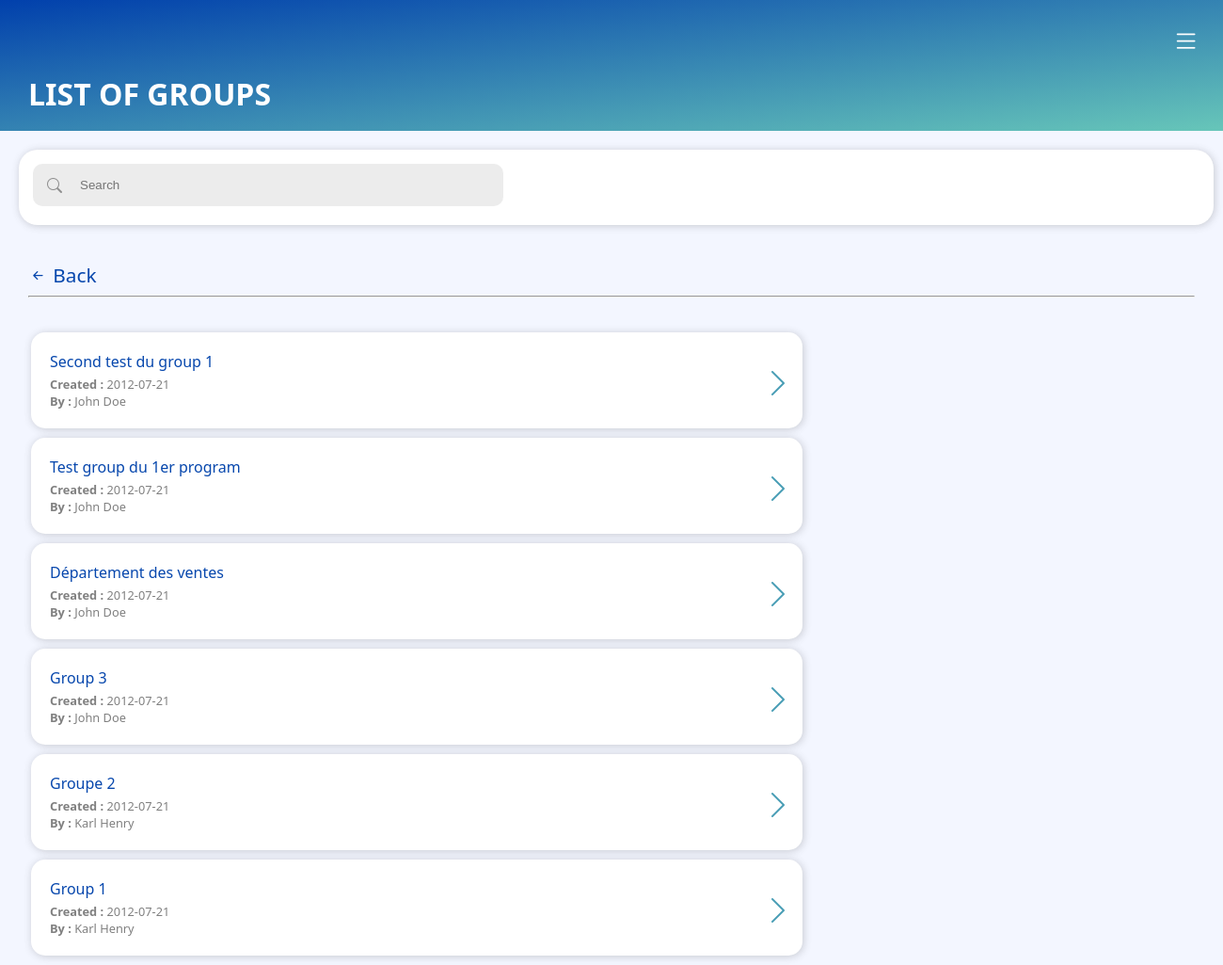
/View/list-group.php (signed in), run on the app's committed database.
### tables this page shows
CREATE TABLE `program` (
  `id_program` int(11) NOT NULL,
  `program_name` varchar(50) NOT NULL,
  `date_creation` date NOT NULL,
  `date_expiration` date NOT NULL,
  `description` varchar(100) NOT NULL,
  `image` varchar(100) NOT NULL,
  `code_entreprise` varchar(50) NOT NULL,
  `code_user` int(11) NOT NULL
);

CREATE TABLE `groupe` (
  `id_group` int(11) NOT NULL,
  `nom_groupe` varchar(50) NOT NULL,
  `description` varchar(100) NOT NULL,
  `date_creation` date NOT NULL,
  `date_expiration` date NOT NULL,
  `id_program` int(11) NOT NULL,
  `code_user` int(11) NOT NULL
);

CREATE TABLE `users` (
  `code_user` int(11) NOT NULL,
  `nom` varchar(50) NOT NULL,
  `prenom` varchar(50) NOT NULL,
  `email` varchar(50) NOT NULL,
  `password` varchar(255) NOT NULL,
  `adresse` varchar(100) NOT NULL,
  `telephone_1` varchar(20) NOT NULL,
  `telephone_2` varchar(20) NOT NULL,
  `code_entreprise` varchar(50) NOT NULL,
  `id_role` int(11) NOT NULL,
  `id_statut` int(11) NOT NULL
);

### View/list-group.php (the view, shortened to what this page needs)
<?php
include_once('../Model/connection.php');
?>
<!Doctype html>
<html>
<head>
    <link rel="stylesheet" href="css/style.css">
    <link rel="stylesheet" type="text/css" href="css/main.css">
    <link rel="stylesheet" href="https://cdn.jsdelivr.net/npm/bootstrap-icons@1.5.0/font/bootstrap-icons.css">
</head>
<body class="body">
    <div class="header-content">
        <div class="bullet-menu">
            <i class="bi bi-list"></i>
        </div>
        <?php
            echo '<div class="title">List of groups</div>';
        ?>
    </div>
    <div class="second-part-content">
        <div class="search">
            <div class="custom-container">
                <form action="" method="post" class="">
                    <i class="bi bi-search"></i>
                    <input type="text" name="searchAll" id="" placeholder="Search" class="search-main">
                </form>
            </div>
        </div>
    </div>
    <div class="third-part-content">
        <div class="container mt-3">
            <span class="title-page-list">
                <a href="index.php">
                    <i class="bi bi-arrow-left-short"></i> <span class="align-items"></span> Back
                </a>
                <hr>
            </span>
            <div class="list-content mt-3">
                <?php
                $query = "SELECT * FROM program, groupe, users WHERE program.id_program = groupe.id_program AND users.code_user = groupe.code_user ORDER BY groupe.id_group DESC";
                $result = $conn->query($query);
                if (mysqli_num_rows($result) > 0) {
                    while ($row = mysqli_fetch_assoc($result)) {
                        echo '<a href="group.php?group-details=' . $row["id_group"] . '" class="nav-link">
                            <div class="bg-white">
                                <div class="group-name-and-details">
                                    <div class="group-name">'.$row["nom_groupe"].'</div>
                                    <div class="group-details">
                                        <b>Created : </b>'.$row["date_creation"].' <br>
                                        <b>By : </b>'.$row["nom"]. ' ' .$row["prenom"].'</div>
                                    </div>
                                    <div class="more-details">
                                        <a href="group.php?group-details=' . $row["id_group"] . '"><i class="bi bi-chevron-right"></i></a>
                                    </div>
                            </div>
                        </a>';
                    }
                }
                ?>
            </div>
        </div>
    </div>
    <?php
        include_once("footer.php");
    ?>
</body>
</html>

### View/css/style.css (style rules this page uses)
:root { --background-color: #F3F6FF; --white: #FFF; --gray: rgba(128, 128, 128, 0.863); --primary: #0747AD; --secondary: #489DB5; --muted: #64BFB3; --bg-light-gray: rgb(252, 252, 252); }
.container { padding: 0 30px; }
a { text-decoration: none; }
body, .body { background-color: var(--background-color); padding: 0; margin: 0; font-family: 'Segoe UI', Tahoma, Geneva, Verdana, sans-serif; }
.header-content { background-image: linear-gradient(to bottom right, rgb(1, 64, 172), rgb(103, 198, 185)); height: auto; width: 100%; color: var(--white); padding: 18px 0; position: sticky; }
.bullet-menu { font-size: 1.8rem; float: right; margin: 5px 25px 0 0; }
.title, .subtitle { margin-left: 30px; }
.title { font-size: 2rem; font-weight: bold; margin-top: 60px; text-transform: uppercase; }
.second-part-content { margin: 20px; padding: 15px; height: 50px; width: 1240px; background-color: var(--white); box-shadow: 1px 1px 8px rgba(65, 65, 65, 0.247); border-radius: 20px; }
.custom-container { float: left; }
.bi-search { position: absolute; margin-top: 12px; margin-left: 15px; color: var(--gray) }
.search-main { height: 45px; width: 400px; background-color: rgba(206, 206, 206, 0.384); border-style: none; border-radius: 10px; padding: 0 50px; }
.nav-link { color:var(--white); text-decoration: none; }
.mt-3 { margin-top: 3%; }
.title-page-list a { color: var(--primary); font-weight: 500; font-size: 1.3rem; }
.list-content { padding: 0 3px; }
.bg-white { height: auto; width: 800px; border-radius: 15px; box-shadow: 1px 1px 8px rgba(65, 65, 65, 0.247); background-color: var(--white); padding: 20px 10px; margin-bottom: 10px; }
.name, .group-name { font-weight: 500; color: var(--primary); margin-bottom: 4px; width: max-content; }
.group-name-and-details { position: relative; margin-top: 0; margin-left: 10px; }
.group-details { font-weight: lighter; font-size: 0.8rem; color: gray; }
.more-details a { font-size: 2rem; color: var(--secondary); position: relative; float: right; margin-top: -50px; }

### data on the page
program: groupe.nom_groupe "Second test du group 1", groupe.date_creation "2012-07-21", users.nom "John", users.prenom "Doe", groupe.nom_groupe "Test group du 1er program"
program: groupe.nom_groupe "Département des ventes", groupe.date_creation "2012-07-21", users.nom "John", users.prenom "Doe"
program: groupe.nom_groupe "Group 3", groupe.date_creation "2012-07-21", users.nom "John", users.prenom "Doe", groupe.nom_groupe "Groupe 2", users.nom "Karl", users.prenom "Henry", groupe.nom_groupe "Group 1"
